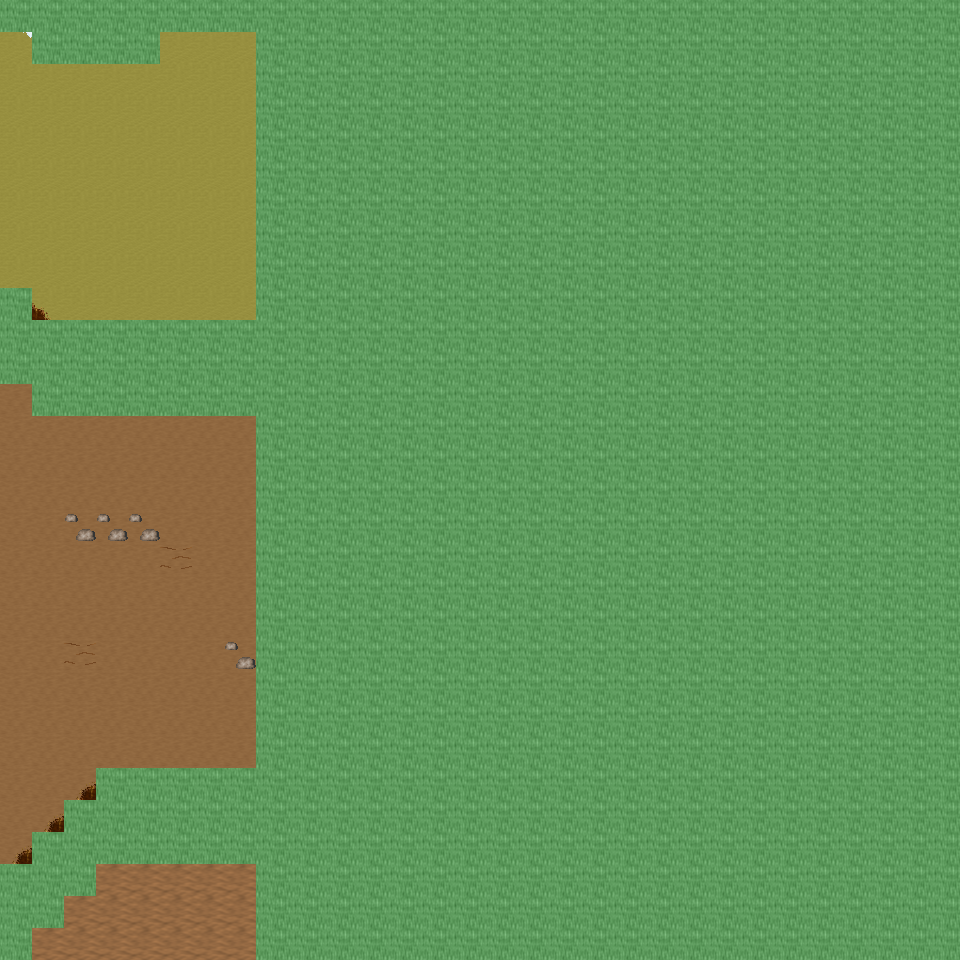

The image is a tile-based game level rendered from a .tmx file. Its description and source (layers, tilesets, objects; grid data summarised) follow:
An orthogonal 30x30 tile map with 32x32 px tiles, 6 tile layers (Ground, Object, Object2, Above, ...), 26 tilesets and 3 objects (3x mapchange).

<map version="1.0" orientation="orthogonal" renderorder="right-down" width="30" height="30" tilewidth="32" tileheight="32" nextobjectid="4">
  <tileset firstgid="1" name="tileset_ground_ground" tilewidth="32" tileheight="32" tilecount="33" columns="3">
    <image source="../drawable/tileset_ground_ground.png" width="96" height="352" />
  </tileset>
  <tileset firstgid="34" name="tileset_ground_ice_ice" tilewidth="32" tileheight="32" tilecount="3" columns="3">
    <image source="../drawable/tileset_ground_ice_ice.png" width="96" height="32" />
  </tileset>
  <tileset firstgid="37" name="tileset_plant_grasses" tilewidth="32" tileheight="32" tilecount="6" columns="3">
    <image source="../drawable/tileset_plant_grasses.png" width="96" height="64" />
  </tileset>
  <tileset firstgid="43" name="tileset_plant_flower_daisy_white" tilewidth="32" tileheight="32" tilecount="8" columns="2">
    <image source="../drawable/tileset_plant_flower_daisy_white.png" width="64" height="128" />
  </tileset>
  <tileset firstgid="51" name="tileset_plant_flower_daisy_blue" tilewidth="32" tileheight="32" tilecount="8" columns="2">
    <image source="../drawable/tileset_plant_flower_daisy_blue.png" width="64" height="128" />
  </tileset>
  <tileset firstgid="59" name="tileset_ground_ridge_earth_dark" tilewidth="32" tileheight="32" tilecount="96" columns="12">
    <image source="../drawable/tileset_ground_ridge_earth_dark.png" width="384" height="256" />
  </tileset>
  <tileset firstgid="155" name="tileset_ground_rock_pebbles" tilewidth="32" tileheight="32" tilecount="3" columns="1">
    <image source="../drawable/tileset_ground_rock_pebbles.png" width="32" height="96" />
  </tileset>
  <tileset firstgid="158" name="tileset_ground_grass_edges" tilewidth="32" tileheight="32" tilecount="36" columns="12">
    <image source="../drawable/tileset_ground_grass_edges.png" width="384" height="96" />
  </tileset>
  <tileset firstgid="194" name="tileset_plant_bush_bushes" tilewidth="32" tileheight="32" tilecount="10" columns="5">
    <image source="../drawable/tileset_plant_bush_bushes.png" width="160" height="64" />
  </tileset>
  <tileset firstgid="204" name="tileset_plant_stump_stump_purple" tilewidth="32" tileheight="32" tilecount="4" columns="2">
    <image source="../drawable/tileset_plant_stump_stump_purple.png" width="64" height="64" />
  </tileset>
  <tileset firstgid="208" name="tileset_building_wall_stone" tilewidth="32" tileheight="32" tilecount="12" columns="3">
    <image source="../drawable/tileset_building_wall_stone.png" width="96" height="128" />
  </tileset>
  <tileset firstgid="220" name="tileset_ground_ridge_ice_2" tilewidth="32" tileheight="32" tilecount="42" columns="7">
    <image source="../drawable/tileset_ground_ridge_ice_2.png" width="224" height="192" />
  </tileset>
  <tileset firstgid="262" name="tileset_plant_tree_tree_green" tilewidth="32" tileheight="32" tilecount="88" columns="8">
    <image source="../drawable/tileset_plant_tree_tree_green.png" width="256" height="352" />
  </tileset>
  <tileset firstgid="350" name="tileset_building_window_window_long" tilewidth="32" tileheight="32" tilecount="3" columns="3">
    <image source="../drawable/tileset_building_window_window_long.png" width="96" height="32" />
  </tileset>
  <tileset firstgid="353" name="tileset_building_window_window_right" tilewidth="32" tileheight="32" tilecount="2" columns="2">
    <image source="../drawable/tileset_building_window_window_right.png" width="64" height="32" />
  </tileset>
  <tileset firstgid="355" name="tileset_building_door_door_n" tilewidth="32" tileheight="32" tilecount="6" columns="3">
    <image source="../drawable/tileset_building_door_door_n.png" width="96" height="64" />
  </tileset>
  <tileset firstgid="361" name="tileset_building_door_closed_with_key" tilewidth="32" tileheight="32" tilecount="1" columns="1">
    <image source="../drawable/tileset_building_door_closed_with_key.png" width="32" height="32" />
  </tileset>
  <tileset firstgid="362" name="tileset_ground_ladder_horizontal_dark" tilewidth="32" tileheight="32" tilecount="3" columns="1">
    <image source="../drawable/tileset_ground_ladder_horizontal_dark.png" width="32" height="96" />
  </tileset>
  <tileset firstgid="365" name="tileset_ground_ladder_vertical_dark" tilewidth="32" tileheight="32" tilecount="3" columns="3">
    <image source="../drawable/tileset_ground_ladder_vertical_dark.png" width="96" height="32" />
  </tileset>
  <tileset firstgid="368" name="tileset_building_roof_yellow" tilewidth="32" tileheight="32" tilecount="20" columns="5">
    <image source="../drawable/tileset_building_roof_yellow.png" width="160" height="128" />
  </tileset>
  <tileset firstgid="388" name="tileset_logic_creature_gnome" tilewidth="32" tileheight="32" tilecount="6" columns="6">
    <image source="../drawable/tileset_logic_creature_gnome.png" width="192" height="32" />
  </tileset>
  <tileset firstgid="394" name="tileset_logic_collision" tilewidth="32" tileheight="32" tilecount="1" columns="1">
    <image source="../drawable/tileset_logic_collision.png" width="32" height="32" />
  </tileset>
  <tileset firstgid="395" name="tileset_item_blood_nsew_stains" tilewidth="32" tileheight="32" tilecount="4" columns="2">
    <image source="../drawable/tileset_item_blood_nsew_stains.png" width="64" height="64" />
  </tileset>
  <tileset firstgid="399" name="tileset_item_blood_floor_stain" tilewidth="32" tileheight="32" tilecount="1" columns="1">
    <image source="../drawable/tileset_item_blood_floor_stain.png" width="32" height="32" />
  </tileset>
  <tileset firstgid="400" name="tileset_ground_blue_paving" tilewidth="32" tileheight="32" tilecount="2" columns="1">
    <image source="../drawable/tileset_ground_blue_paving.png" width="32" height="64" />
  </tileset>
  <tileset firstgid="402" name="tileset_ground_green_paving" tilewidth="32" tileheight="32" tilecount="18" columns="3">
    <image source="../drawable/tileset_ground_green_paving.png" width="96" height="192" />
  </tileset>
  <layer name="Ground" width="30" height="30">
    <data>[900 cells, 900 non-empty, 5 distinct tile ids]</data>
  </layer>
  <layer name="Object" width="30" height="30">
    <data>[900 cells, 169 non-empty, 30 distinct tile ids]</data>
  </layer>
  <layer name="Object2" width="30" height="30">
    <data>[900 cells, 0 non-empty, 0 distinct tile ids]</data>
  </layer>
  <layer name="Above" width="30" height="30">
    <data>[900 cells, 0 non-empty, 0 distinct tile ids]</data>
  </layer>
  <layer name="Above2" width="30" height="30">
    <data>[900 cells, 0 non-empty, 0 distinct tile ids]</data>
  </layer>
  <layer name="Walkable" width="30" height="30">
    <data>[900 cells, 720 non-empty, 1 distinct tile ids]</data>
  </layer>
  <objectgroup name="MapEvents">
    <object id="1" name="south" type="mapchange" x="32" y="928" width="224" height="32">
      <properties>
        <property name="map" value="0_ados_mountain_n2_w2_x4_y3" />
        <property name="place" value="north" />
      </properties>
    </object>
    <object id="2" name="west" type="mapchange" x="0" y="32" width="32" height="256">
      <properties>
        <property name="map" value="0_ados_mountain_n2_w2_x3_y2" />
        <property name="place" value="east" />
      </properties>
    </object>
    <object id="3" name="west2" type="mapchange" x="0" y="384" width="32" height="480">
      <properties>
        <property name="map" value="0_ados_mountain_n2_w2_x3_y2" />
        <property name="place" value="east2" />
      </properties>
    </object>
  </objectgroup>
</map>
